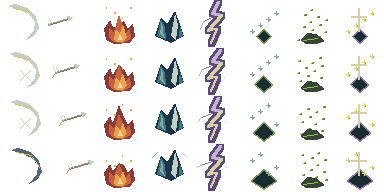
#> input picture Tools/Art/Sources/Effects/base-effects.png, 384 x 192 px
$ python BuildCasterEffects.py
#> lines starting #> are read from the running program, lines starting #| are printed output that depends on the picture
"""Reconstruye únicamente los cinco impactos mágicos desde sus fotogramas originales."""
from pathlib import Path
import hashlib
import json
import numpy as np
from PIL import Image, ImageDraw, ImageFont

ROOT = Path(__file__).resolve().parents[2]
SOURCE = ROOT / 'Tools/Art/Sources/Effects'
OUTPUT = ROOT / 'Content/Textures/Plaguefront/Pixel/effects.png'
EVIDENCE = ROOT / 'build/visual-corrections/effects'
RAMPS = [
    ['101b25','883b37','c5643f','dd7956','e7a451','f1d794','d7ceaa'],
    ['101b25','1d354b','2a5363','417981','83a9a3','849aa0','c2d0c1','e4ede2'],
    ['101b25','34314e','594a76','8a74ac','c3b3d6','d7ceaa','e4ede2'],
    ['1d3734','315444','4f7250','79935a','9fb34f','d5d47a','d7ceaa','f1d794'],
    ['34314e','594a76','8a74ac','c3b3d6','a88d60','dfbd79','d7ceaa','c2d0c1','e4ede2'],
]
NAMES = ['Fire', 'Ice', 'Lightning', 'Heal', 'Purify']
COLUMNS = [2,3,4,5,7]

def main():
    EVIDENCE.mkdir(parents=True, exist_ok=True)
    base = Image.open(SOURCE / 'base-effects.png').convert('RGBA')
#> base is the input picture: PIL image 384x192 RGBA; mean R, G, B, A 18.3, 16.8, 15.9, 37.9
    atlas = base.copy()
    original = Image.open(SOURCE / 'caster-impacts.png').convert('RGBA')
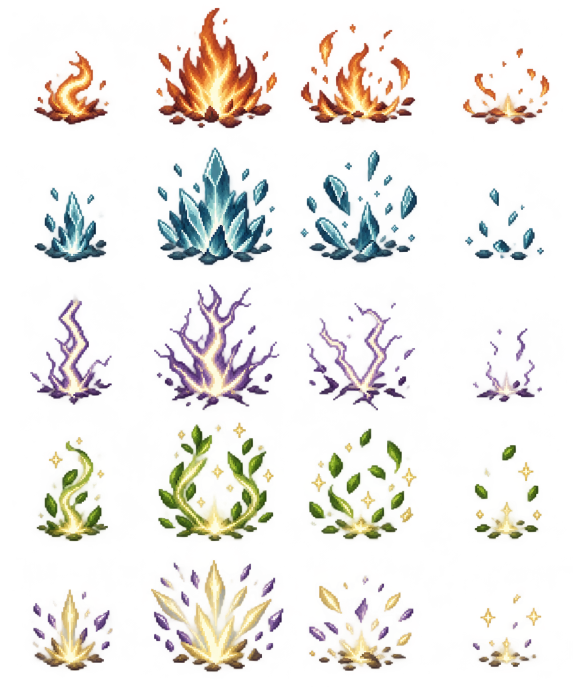
#> input picture Tools/Art/Sources/Effects/caster-impacts.png, 1145 x 1374 px (shown at 1/2 size)
#> original is the input picture: PIL image 1145x1374 RGBA; mean R, G, B, A 53.6, 43.2, 34.3, 38.8
    preview = Image.new('RGBA', (4*56,5*66), '#101b25')
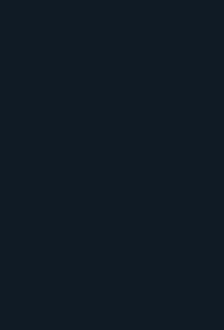
#> preview: PIL image 224x330 RGBA; mean R, G, B, A 16, 27, 37, 255
    draw = ImageDraw.Draw(preview)
    font = ImageFont.truetype(str(ROOT/'Content/Fonts/DejaVuSans.ttf'),9)
    records = []
    for row,(name,column,colors) in enumerate(zip(NAMES,COLUMNS,RAMPS)):
        palette = np.array([tuple(bytes.fromhex(c)) for c in colors],dtype=np.int32)
        phases=[]
        for phase in range(4):
            box=(round(phase*original.width/4),round(row*original.height/5),round((phase+1)*original.width/4),round((row+1)*original.height/5))
            small=original.crop(box).resize((40,40),Image.Resampling.BOX)
            data=np.array(small)
            delta=data[:,:,None,:3].astype(np.int32)-palette[None,None,:,:]
            selected=np.argmin((delta*delta*np.array([.3,.59,.11])).sum(axis=3),axis=2)
            data[:,:,:3]=palette[selected]
            data[:,:,3]=np.where(data[:,:,3]>=128,255,0)
            data[data[:,:,3]==0]=0
            cell=Image.new('RGBA',(48,48))
            cell.alpha_composite(Image.fromarray(data),(4,4))
            assert cell.getbbox() and cell.getbbox()[0]>=4 and cell.getbbox()[2]<=44
            atlas.paste(cell,(column*48,phase*48))
            preview.alpha_composite(cell,(phase*56+4,row*66+14))
            phases.append(hashlib.sha256(cell.tobytes()).hexdigest())
        assert len(set(phases))==4
        draw.text((3,row*66+2),name,font=font,fill='#d7ceaa')
        records.append({'spell':name,'column':column,'frames':4,'phase_hashes':phases})
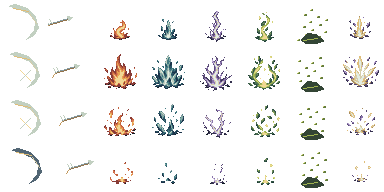
#> atlas: PIL image 384x192 RGBA; mean R, G, B, A 12.6, 12.3, 10.8, 23.6; transparent parts drawn white
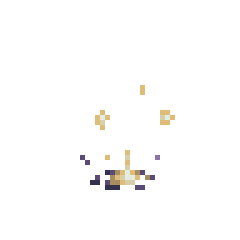
#> cell: PIL image 48x48 RGBA (shown 5 times larger); mean R, G, B, A 4.1, 3.6, 3, 6; transparent parts drawn white
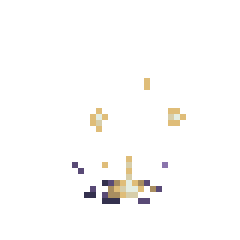
#> data: shape (40, 40, 4) (shown 6 times larger); mean R, G, B, A 5.9, 5.2, 4.4, 8.6; transparent parts drawn white
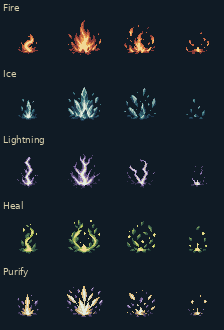
#> preview: PIL image 224x330 RGBA; mean R, G, B, A 24.7, 34.3, 42.6, 255
#> after the loop, records = 5 items
    for column in [0,1,6]:
        assert atlas.crop((column*48,0,(column+1)*48,192)).tobytes()==base.crop((column*48,0,(column+1)*48,192)).tobytes()
    assert set(np.unique(np.array(atlas)[:,:,3]))=={0,255}
    atlas.save(OUTPUT)
    preview.resize((preview.width*3,preview.height*3),Image.Resampling.NEAREST).save(EVIDENCE/'caster-impacts-3x.png')
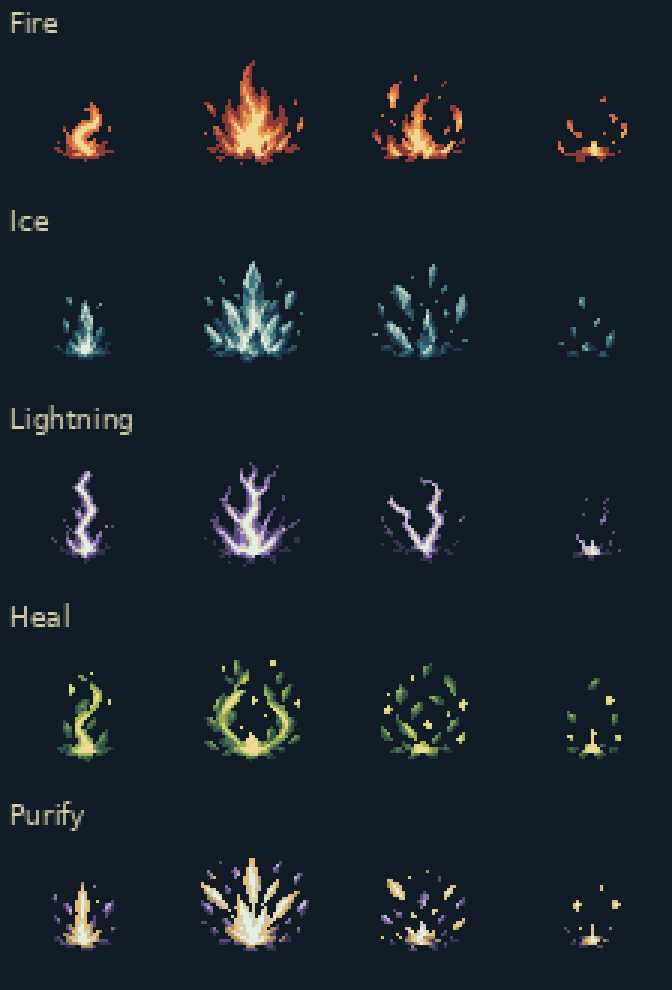
#> saved as caster-impacts-3x.png: PIL image 672x990 RGBA; mean R, G, B, A 24.7, 34.3, 42.6, 255
    report={'atlas':[384,192],'cell':[48,48],'changed_columns':COLUMNS,'preserved_columns':[0,1,6],
            'sequences':records,'alpha':[0,255],'source':'image_gen, fases originales distintas con adaptación nativa de escala fija',
            'sha256':hashlib.sha256(OUTPUT.read_bytes()).hexdigest()}
    (EVIDENCE/'validation.json').write_text(json.dumps(report,indent=2,ensure_ascii=False),encoding='utf-8')
    print(json.dumps({'magic_frames':20,'preserved_columns':[0,1,6],'sha256':report['sha256']}))
#| {"magic_frames": 20, "preserved_columns": [0, 1, 6], "sha256": "ace5840079656bfc70bf0b801dd2fbe3d2a0c9d4d33c9cee91eb2cca04b234fe"}

if __name__=='__main__':
    main()
